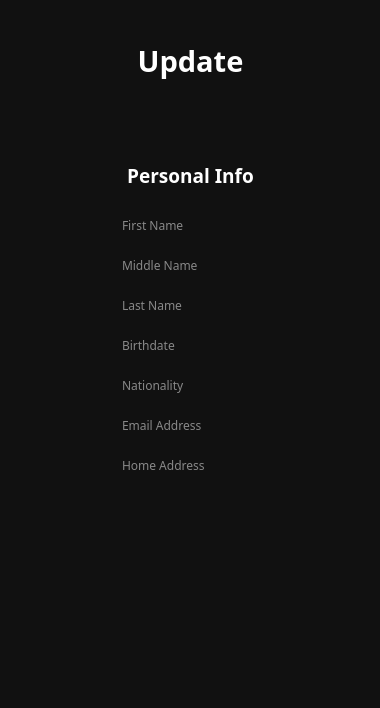
<?xml version="1.0" encoding="UTF-8"?>
<ui version="4.0">
 <class>Dialog</class>
 <widget class="QDialog" name="Dialog">
  <property name="geometry">
   <rect>
    <x>0</x>
    <y>0</y>
    <width>380</width>
    <height>708</height>
   </rect>
  </property>
  <property name="minimumSize">
   <size>
    <width>380</width>
    <height>708</height>
   </size>
  </property>
  <property name="windowTitle">
   <string>Update Information</string>
  </property>
  <widget class="QFrame" name="frame">
   <property name="geometry">
    <rect>
     <x>-20</x>
     <y>-20</y>
     <width>401</width>
     <height>771</height>
    </rect>
   </property>
   <property name="styleSheet">
    <string notr="true">background-color: #111111;</string>
   </property>
   <property name="frameShape">
    <enum>QFrame::StyledPanel</enum>
   </property>
   <property name="frameShadow">
    <enum>QFrame::Raised</enum>
   </property>
   <widget class="QPushButton" name="saveButton">
    <property name="geometry">
     <rect>
      <x>70</x>
      <y>570</y>
      <width>291</width>
      <height>81</height>
     </rect>
    </property>
    <property name="text">
     <string/>
    </property>
    <property name="icon">
     <iconset>
      <normaloff>../../Downloads/Group 59(1).png</normaloff>../../Downloads/Group 59(1).png</iconset>
    </property>
    <property name="iconSize">
     <size>
      <width>225</width>
      <height>225</height>
     </size>
    </property>
    <property name="autoDefault">
     <bool>false</bool>
    </property>
    <property name="default">
     <bool>false</bool>
    </property>
    <property name="flat">
     <bool>true</bool>
    </property>
   </widget>
   <widget class="QLabel" name="label_4">
    <property name="geometry">
     <rect>
      <x>90</x>
      <y>350</y>
      <width>31</width>
      <height>31</height>
     </rect>
    </property>
    <property name="styleSheet">
     <string notr="true">color:white;</string>
    </property>
    <property name="text">
     <string/>
    </property>
    <property name="pixmap">
     <pixmap>../../Downloads/Group 32.png</pixmap>
    </property>
    <property name="scaledContents">
     <bool>true</bool>
    </property>
   </widget>
   <widget class="QLabel" name="label_6">
    <property name="geometry">
     <rect>
      <x>90</x>
      <y>390</y>
      <width>31</width>
      <height>30</height>
     </rect>
    </property>
    <property name="styleSheet">
     <string notr="true">color:white;</string>
    </property>
    <property name="text">
     <string/>
    </property>
    <property name="pixmap">
     <pixmap>../../Downloads/Group 34.png</pixmap>
    </property>
    <property name="scaledContents">
     <bool>true</bool>
    </property>
   </widget>
   <widget class="QLineEdit" name="linenationality">
    <property name="geometry">
     <rect>
      <x>140</x>
      <y>390</y>
      <width>181</width>
      <height>31</height>
     </rect>
    </property>
    <property name="font">
     <font>
      <family>Montserrat Light</family>
     </font>
    </property>
    <property name="styleSheet">
     <string notr="true">color: white;
background-color: transparent;
border: black;</string>
    </property>
    <property name="placeholderText">
     <string>Nationality</string>
    </property>
   </widget>
   <widget class="QLabel" name="label_2">
    <property name="geometry">
     <rect>
      <x>90</x>
      <y>270</y>
      <width>31</width>
      <height>31</height>
     </rect>
    </property>
    <property name="styleSheet">
     <string notr="true">color:white;</string>
    </property>
    <property name="text">
     <string/>
    </property>
    <property name="pixmap">
     <pixmap>../../Downloads/Group 34(4).png</pixmap>
    </property>
    <property name="scaledContents">
     <bool>true</bool>
    </property>
   </widget>
   <widget class="QLabel" name="label_3">
    <property name="geometry">
     <rect>
      <x>90</x>
      <y>430</y>
      <width>31</width>
      <height>31</height>
     </rect>
    </property>
    <property name="styleSheet">
     <string notr="true">color:white;</string>
    </property>
    <property name="text">
     <string/>
    </property>
    <property name="pixmap">
     <pixmap>../../Downloads/Group 33.png</pixmap>
    </property>
    <property name="scaledContents">
     <bool>true</bool>
    </property>
   </widget>
   <widget class="QLabel" name="label_7">
    <property name="geometry">
     <rect>
      <x>90</x>
      <y>310</y>
      <width>31</width>
      <height>31</height>
     </rect>
    </property>
    <property name="styleSheet">
     <string notr="true">color:white;</string>
    </property>
    <property name="text">
     <string/>
    </property>
    <property name="pixmap">
     <pixmap>../../Downloads/Group 34(5).png</pixmap>
    </property>
    <property name="scaledContents">
     <bool>true</bool>
    </property>
   </widget>
   <widget class="QLineEdit" name="linemname">
    <property name="geometry">
     <rect>
      <x>140</x>
      <y>270</y>
      <width>181</width>
      <height>31</height>
     </rect>
    </property>
    <property name="font">
     <font>
      <family>Montserrat Light</family>
     </font>
    </property>
    <property name="styleSheet">
     <string notr="true">color: white;
background-color: transparent;
border: black;</string>
    </property>
    <property name="placeholderText">
     <string>Middle Name</string>
    </property>
   </widget>
   <widget class="QLabel" name="label">
    <property name="geometry">
     <rect>
      <x>90</x>
      <y>230</y>
      <width>31</width>
      <height>31</height>
     </rect>
    </property>
    <property name="styleSheet">
     <string notr="true">color:white;</string>
    </property>
    <property name="text">
     <string/>
    </property>
    <property name="pixmap">
     <pixmap>../../Downloads/Group 34(3).png</pixmap>
    </property>
    <property name="scaledContents">
     <bool>true</bool>
    </property>
   </widget>
   <widget class="QLabel" name="label_5">
    <property name="geometry">
     <rect>
      <x>90</x>
      <y>470</y>
      <width>31</width>
      <height>31</height>
     </rect>
    </property>
    <property name="styleSheet">
     <string notr="true">color:white;</string>
    </property>
    <property name="text">
     <string/>
    </property>
    <property name="pixmap">
     <pixmap>../../Downloads/Group 34(1).png</pixmap>
    </property>
    <property name="scaledContents">
     <bool>true</bool>
    </property>
   </widget>
   <widget class="QLineEdit" name="linefname">
    <property name="geometry">
     <rect>
      <x>140</x>
      <y>230</y>
      <width>181</width>
      <height>31</height>
     </rect>
    </property>
    <property name="font">
     <font>
      <family>Montserrat Light</family>
     </font>
    </property>
    <property name="styleSheet">
     <string notr="true">color: white;
background-color: transparent;
border: black;</string>
    </property>
    <property name="placeholderText">
     <string>First Name</string>
    </property>
   </widget>
   <widget class="QLineEdit" name="linebdate">
    <property name="geometry">
     <rect>
      <x>140</x>
      <y>350</y>
      <width>181</width>
      <height>31</height>
     </rect>
    </property>
    <property name="font">
     <font>
      <family>Montserrat Light</family>
     </font>
    </property>
    <property name="styleSheet">
     <string notr="true">color: white;
background-color: transparent;
border: black;</string>
    </property>
    <property name="placeholderText">
     <string>Birthdate</string>
    </property>
   </widget>
   <widget class="QLineEdit" name="lineaddress">
    <property name="geometry">
     <rect>
      <x>140</x>
      <y>470</y>
      <width>181</width>
      <height>31</height>
     </rect>
    </property>
    <property name="font">
     <font>
      <family>Montserrat Light</family>
     </font>
    </property>
    <property name="styleSheet">
     <string notr="true">color: white;
background-color: transparent;
border: black;</string>
    </property>
    <property name="placeholderText">
     <string>Home Address</string>
    </property>
   </widget>
   <widget class="QLineEdit" name="linelname">
    <property name="geometry">
     <rect>
      <x>140</x>
      <y>310</y>
      <width>181</width>
      <height>31</height>
     </rect>
    </property>
    <property name="font">
     <font>
      <family>Montserrat Light</family>
     </font>
    </property>
    <property name="styleSheet">
     <string notr="true">color: white;
background-color: transparent;
border: black;</string>
    </property>
    <property name="placeholderText">
     <string>Last Name</string>
    </property>
   </widget>
   <widget class="QLineEdit" name="lineemail">
    <property name="geometry">
     <rect>
      <x>140</x>
      <y>430</y>
      <width>181</width>
      <height>31</height>
     </rect>
    </property>
    <property name="font">
     <font>
      <family>Montserrat Light</family>
     </font>
    </property>
    <property name="styleSheet">
     <string notr="true">color: white;
background-color: transparent;
border: black;</string>
    </property>
    <property name="placeholderText">
     <string>Email Address</string>
    </property>
   </widget>
   <widget class="QLabel" name="label_8">
    <property name="geometry">
     <rect>
      <x>40</x>
      <y>129</y>
      <width>341</width>
      <height>431</height>
     </rect>
    </property>
    <property name="text">
     <string/>
    </property>
    <property name="pixmap">
     <pixmap>../../Downloads/Frame 6(2).png</pixmap>
    </property>
    <property name="scaledContents">
     <bool>true</bool>
    </property>
   </widget>
   <widget class="QPushButton" name="cancelButton">
    <property name="geometry">
     <rect>
      <x>40</x>
      <y>50</y>
      <width>41</width>
      <height>61</height>
     </rect>
    </property>
    <property name="styleSheet">
     <string notr="true">color: white;</string>
    </property>
    <property name="text">
     <string/>
    </property>
    <property name="icon">
     <iconset>
      <normaloff>../../Downloads/Group 30.png</normaloff>../../Downloads/Group 30.png</iconset>
    </property>
    <property name="iconSize">
     <size>
      <width>30</width>
      <height>30</height>
     </size>
    </property>
    <property name="shortcut">
     <string/>
    </property>
    <property name="autoDefault">
     <bool>false</bool>
    </property>
    <property name="default">
     <bool>false</bool>
    </property>
    <property name="flat">
     <bool>true</bool>
    </property>
   </widget>
   <widget class="QLabel" name="label_10">
    <property name="geometry">
     <rect>
      <x>110</x>
      <y>60</y>
      <width>201</width>
      <height>41</height>
     </rect>
    </property>
    <property name="font">
     <font>
      <family>Montserrat SemiBold</family>
      <pointsize>22</pointsize>
      <bold>true</bold>
     </font>
    </property>
    <property name="styleSheet">
     <string notr="true">color:white;
background-color: opacity(0%);</string>
    </property>
    <property name="text">
     <string>Update</string>
    </property>
    <property name="alignment">
     <set>Qt::AlignCenter</set>
    </property>
   </widget>
   <widget class="QLabel" name="label_11">
    <property name="geometry">
     <rect>
      <x>70</x>
      <y>170</y>
      <width>281</width>
      <height>50</height>
     </rect>
    </property>
    <property name="font">
     <font>
      <family>Montserrat SemiBold</family>
      <pointsize>14</pointsize>
      <bold>true</bold>
     </font>
    </property>
    <property name="styleSheet">
     <string notr="true">color:white;
background-color: opacity(0%);</string>
    </property>
    <property name="text">
     <string>Personal Info</string>
    </property>
    <property name="alignment">
     <set>Qt::AlignCenter</set>
    </property>
   </widget>
   <zorder>label_8</zorder>
   <zorder>saveButton</zorder>
   <zorder>label_4</zorder>
   <zorder>label_6</zorder>
   <zorder>linenationality</zorder>
   <zorder>label_2</zorder>
   <zorder>label_3</zorder>
   <zorder>label_7</zorder>
   <zorder>linemname</zorder>
   <zorder>label</zorder>
   <zorder>label_5</zorder>
   <zorder>linefname</zorder>
   <zorder>linebdate</zorder>
   <zorder>lineaddress</zorder>
   <zorder>linelname</zorder>
   <zorder>lineemail</zorder>
   <zorder>cancelButton</zorder>
   <zorder>label_10</zorder>
   <zorder>label_11</zorder>
  </widget>
 </widget>
 <resources/>
 <connections/>
</ui>
